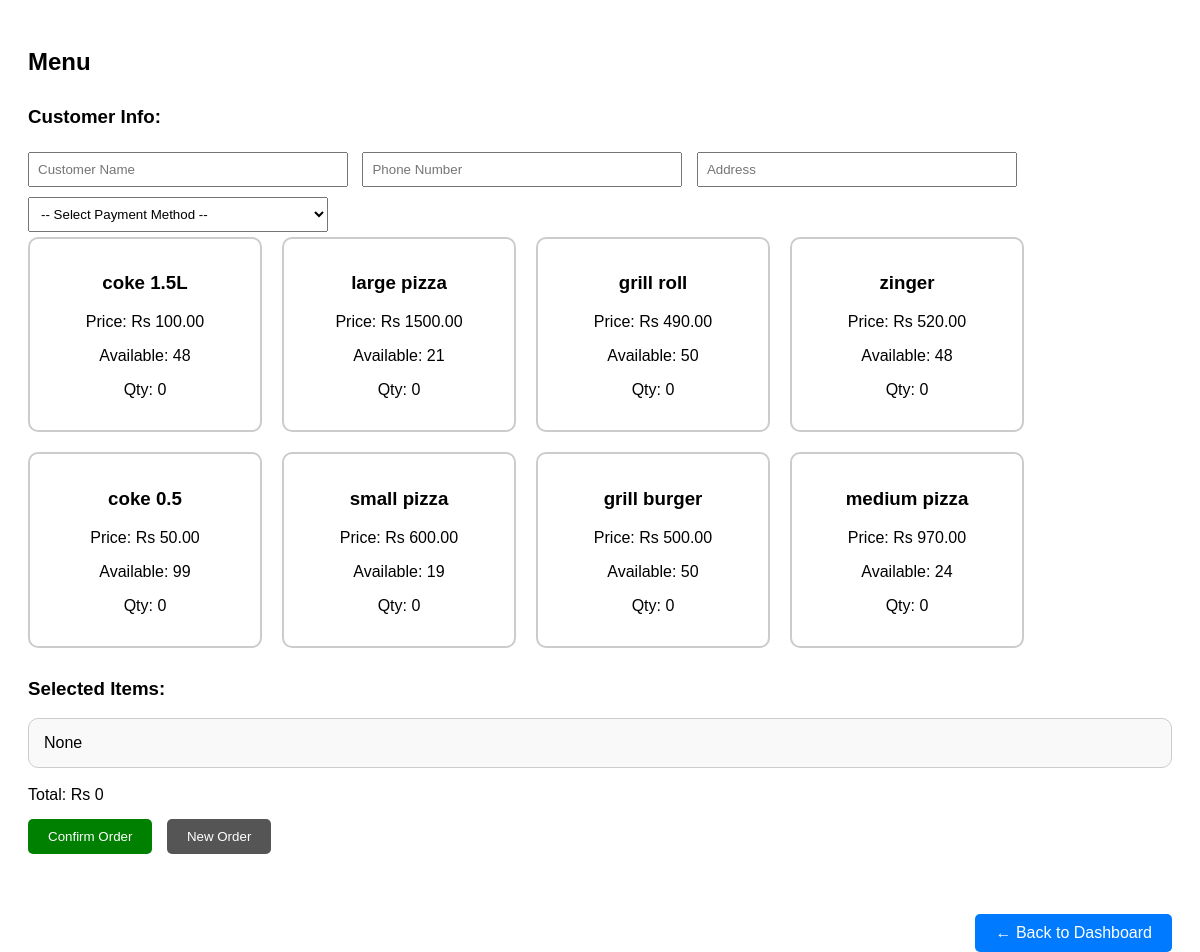
/pages/menu.php (signed in), run on the app's committed database.
### tables this page shows
CREATE TABLE `brands` (
  `id` int(11) NOT NULL,
  `name` varchar(100) NOT NULL,
  `price` decimal(10,2) DEFAULT NULL,
  `expiration_date` date DEFAULT NULL,
  `quantity` int(11) DEFAULT NULL,
  `category_id` int(11) NOT NULL
);

### classes/Brand.php (called while the page is built, shortened)
<?php
class Brand {
    private $conn;
    public function __construct($db) {
        $this->conn = $db;
    }
   public function getAll() {
    $query = "SELECT brands.*, categories.name AS category_name
              FROM brands
              JOIN categories ON brands.category_id = categories.id";
    return $this->conn->query($query);
}
}
?>

### pages/menu.php (the view, shortened to what this page needs)
<?php
require_once('../classes/Brand.php');
$db = new DB();
$conn = $db->connect();
$brand = new Brand($conn);
$items = $brand->getAll();
?>
<!DOCTYPE html>
<html>
<head>
    <link rel="stylesheet" href="../assets/style.css">
</head>
<body>
<h2>Menu</h2>
<form method="post" id="orderForm">
    <div class="form-group">
        <h3>Customer Info:</h3>
        <input type="text" name="customer_name" placeholder="Customer Name" required>
        <input type="text" name="customer_phone" placeholder="Phone Number" required>
        <input type="text" name="customer_address" placeholder="Address" required>
        <select name="payment_type" required>
            <option value="">-- Select Payment Method --</option>
        </select>
    </div>
    <div class="menu-container">
        <?php while ($row = $items->fetch_assoc()): ?>
            <?php if ($row['quantity'] > 0): ?>
                <div class="menu-item" onclick="selectItem(this)" data-id="<?= $row['id'] ?>" data-price="<?= $row['price'] ?>" data-name="<?= $row['name'] ?>" data-available="<?= $row['quantity'] ?>">
                    <h3><?= $row['name'] ?></h3>
                    <p>Price: Rs <?= $row['price'] ?></p>
                    <p>Available: <?= $row['quantity'] ?></p>
                    <p class="qty-display">Qty: <span>0</span></p>
                </div>
            <?php endif; ?>
        <?php endwhile; ?>
    </div>
    <div class="summary-box">
        <h3>Selected Items:</h3>
        <div class="selected-items-list" id="selectedItems">None</div>
        <br>
        <div class="total-bill">Total: Rs <span id="totalAmount">0</span></div>
        <button type="submit" class="order-btn">Confirm Order</button>
        <button type="button" class="refresh-btn" onclick="clearMessageAndReload()">New Order</button>
    </div>
</form>
<a href="dashboard.php" class="dashboard-btn">← Back to Dashboard</a>
</body>
</html>

### assets/style.css (style rules this page uses)
body { font-family: Arial, sans-serif; padding: 20px; }
form { margin-bottom: 20px; }
input[type="text"] { padding: 8px; margin-right: 10px; }
button { padding: 8px 12px; }

### pages/menu.php (style rules this page uses)
.menu-container { display: flex; flex-wrap: wrap; gap: 20px; }
.menu-item { border: 2px solid #ccc; border-radius: 10px; padding: 15px; width: 200px; text-align: center; cursor: pointer; }
.summary-box, .form-group { margin-top: 30px; }
.order-btn, .refresh-btn { margin-top: 15px; margin-right: 10px; padding: 10px 20px; border-radius: 5px; border: none; color: white; cursor: pointer; }
.order-btn { background-color: green; }
.refresh-btn { background-color: #555; }
.dashboard-btn { background-color: #007bff; text-decoration: none; padding: 10px 20px; color: white; border-radius: 5px; float: right; margin-top: 40px; }
.selected-items-list { border: 1px solid #ccc; padding: 15px; border-radius: 10px; background-color: #f9f9f9; }
input, select { padding: 8px; margin: 5px 0; width: 100%; max-width: 300px; }

### data on the page
brands: name "coke 1.5L", price "100.00", quantity "48"
brands: name "large pizza", price "1500.00", quantity "21"
brands: name "grill roll", price "490.00", quantity "50"
brands: name "zinger", price "520.00", quantity "48"
brands: name "coke 0.5", price "50.00", quantity "99"
brands: name "small pizza", price "600.00", quantity "19"
brands: name "grill burger", price "500.00", quantity "50"
brands: name "medium pizza", price "970.00", quantity "24"
